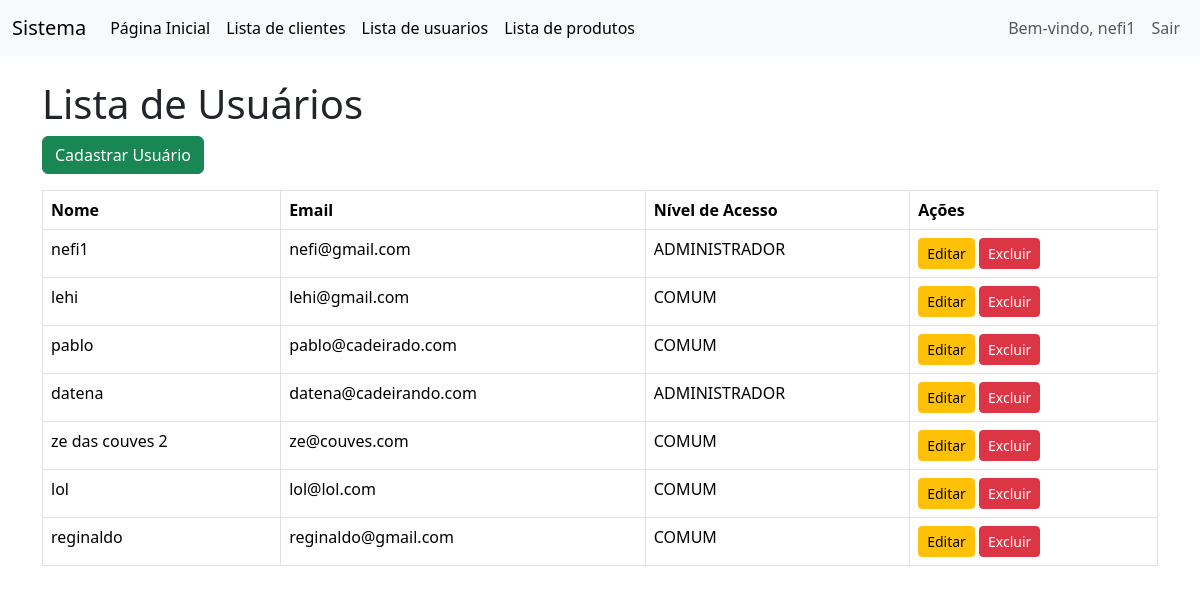
The app's page /lista_usuarios.php (signed in) with its own data.
### tables this page shows
CREATE TABLE `usuarios` (
  `id` int NOT NULL,
  `nome` varchar(100) DEFAULT NULL,
  `email` varchar(100) DEFAULT NULL,
  `senha` varchar(255) DEFAULT NULL,
  `nivel_acesso` varchar(255) DEFAULT NULL
);

### lista_usuarios.php (the view, shortened to what this page needs)
<?php
include 'conexao.php';
include 'menu.php';
$usuarios = $conn->query("SELECT * FROM usuarios")->fetchAll(PDO::FETCH_ASSOC);
$temAcessoAdmin = isset($_SESSION['nivel_acesso']) && $_SESSION['nivel_acesso'] === 'ADMINISTRADOR';
?>
<!DOCTYPE html>
<html lang="pt-br">
<head>
    <link href="https://cdn.jsdelivr.net/npm/bootstrap@5.3.3/dist/css/bootstrap.min.css" rel="stylesheet">
</head>
<body>
    <div class="container">
        <h1 class="mt-4">Lista de Usuários</h1>
        <?php if ($temAcessoAdmin): ?>
            <a href="cadastro_usuario.php" class="btn btn-success mb-3">Cadastrar Usuário</a>
        <?php endif; ?>
        <?php if (empty($usuarios)): ?>
            <div class="alert alert-warning">Nenhum usuário cadastrado.</div>
        <?php else: ?>
            <table class="table table-bordered">
                <thead>
                    <tr>
                        <th>Nome</th>
                        <th>Email</th>
                        <th>Nível de Acesso</th>
                        <th>Ações</th>
                    </tr>
                </thead>
                <tbody>
                    <?php foreach ($usuarios as $usuario): ?>
                        <tr>
                            <td><?= htmlspecialchars($usuario['nome']) ?></td>
                            <td><?= htmlspecialchars($usuario['email']) ?></td>
                            <td><?= htmlspecialchars($usuario['nivel_acesso']) ?></td>
                            <td>
                                <?php if ($temAcessoAdmin): ?>
                                    <a href="editar_usuarios.php?id=<?= $usuario['id'] ?>" class="btn btn-warning btn-sm">Editar</a>
                                    <a href="excluir_usuario.php?id=<?= $usuario['id'] ?>" class="btn btn-danger btn-sm" onclick="return confirm('A exclusão é permanente! Tem certeza disso?')">Excluir</a>
                                <?php else: ?>
                                    <span class="text-muted">Sem permissão</span>
                                <?php endif; ?>
                            </td>
                        </tr>
                    <?php endforeach; ?>
                </tbody>
            </table>
        <?php endif; ?>
    </div>
</body>
</html>

### records on screen
usuarios: nome "nefi1", email "nefi@gmail.com", nivel_acesso "ADMINISTRADOR"
usuarios: nome "lehi", email "lehi@gmail.com", nivel_acesso "COMUM"
usuarios: nome "pablo", email "pablo@cadeirado.com", nivel_acesso "COMUM"
usuarios: nome "datena", email "datena@cadeirando.com", nivel_acesso "ADMINISTRADOR"
usuarios: nome "ze das couves 2", email "ze@couves.com", nivel_acesso "COMUM"
usuarios: nome "lol", email "lol@lol.com", nivel_acesso "COMUM"
usuarios: nome "reginaldo", email "reginaldo@gmail.com", nivel_acesso "COMUM"

### other values on screen
$_SESSION['nome_usuario'] "nefi1"
